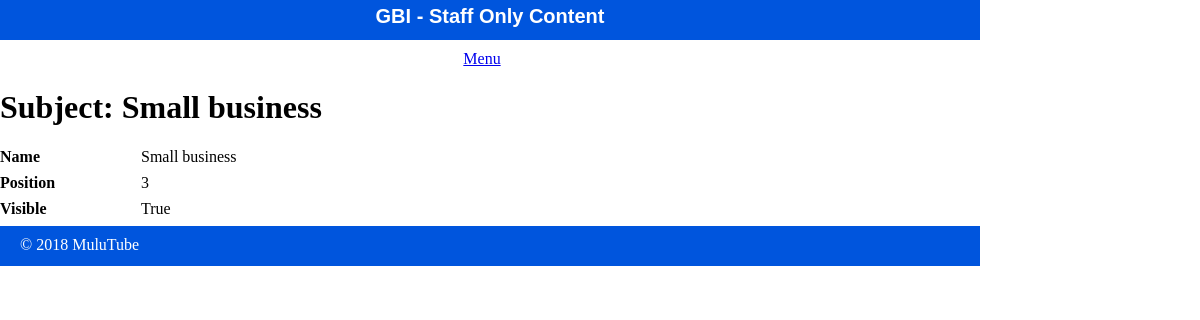
/public/staff/subjects/show.php?id=3, run on the app's committed database.
### tables this page shows
CREATE TABLE `subjects` (
  `id` int(11) NOT NULL AUTO_INCREMENT,
  `menu_name` varchar(255) DEFAULT NULL,
  `position` int(11) DEFAULT NULL,
  `visible` tinyint(1) DEFAULT NULL,
  PRIMARY KEY (`id`),
  KEY `index_position` (`position`)
);

### private/query_functions.php (called while the page is built, shortened)
<?php
function find_subject_by_id($id)
{
	global $db;
	$sql = "SELECT * FROM subjects ";
	$sql .="WHERE id='".$id."'";
	$result_set = mysqli_query($db, $sql);
	$subject = mysqli_fetch_assoc($result_set);
	return $subject;
}

### private/function.php (called while the page is built, shortened)
<?php
function h($value = '')
{
	return htmlspecialchars($value);
}

### public/staff/subjects/show.php (the view, shortened to what this page needs)
<?php
$id = $_GET['id'] ?? '1';
$subject = find_subject_by_id($id);
?>
<?php include SHARED_PATH . '/header.php'; ?>
<div class="subject show">
	<h1>Subject: <?php echo h($subject['menu_name']); ?> </h1>
		<div class="attributes">
			<dl>
				<dt><?php echo "Name"; ?></dt>
				<dd><?php echo h($subject['menu_name']); ?></dd>
			</dl>
			<dl>
				<dt><?php echo "Position"; ?></dt>
				<dd><?php echo h($subject['position']); ?></dd>
			</dl>
			<dl>
				<dt><?php echo "Visible"; ?></dt>
				<dd><?php echo h($subject['visible'] == '1' ? 'True' : 'False'); ?></dd>
			</dl>
		</div>
</div>
<?php include SHARED_PATH . '/footer.php' ?>

### public/css/staff.css (style rules this page uses)
html { height: 100%; width: 100%; margin: 0 auto; }
body { height: 980px; width: 100%; margin: 0 auto; padding: 0; }
dl { clear: both; overflow: hidden; margin: 0.5em 0; }
dt { float: left; font-weight: bold; width: 125px; }
dd { float: left; margin-left: 1em; }

### data on the page
subjects: menu_name "Small business", position "3", visible "True"

### other printed values
$content_title "Staff Only Content"
